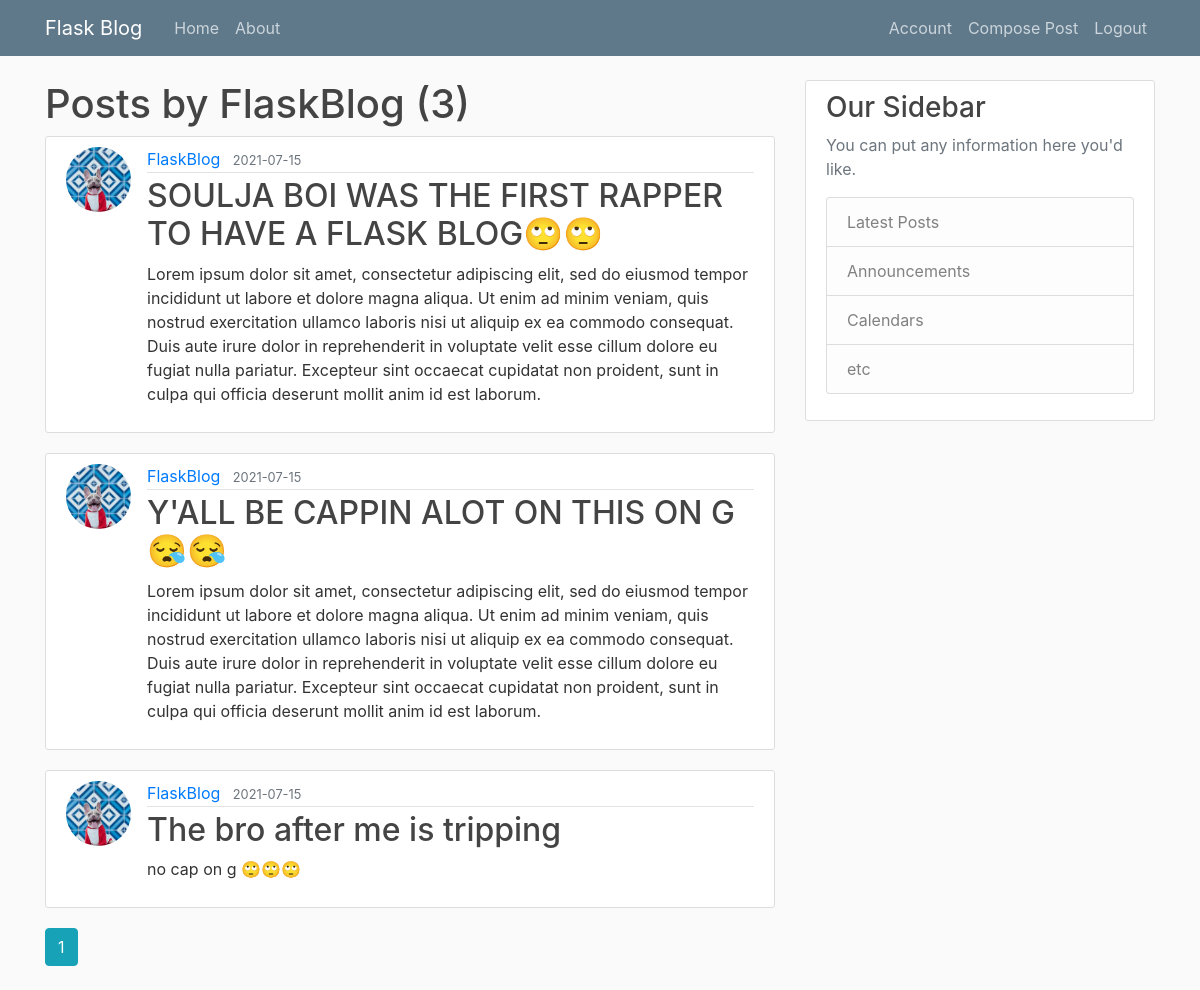
/user/FlaskBlog (signed in), run on the app's committed database.
### flaskblog/models.py (models this page shows, shortened)
class User(db.Model, UserMixin):
    id = db.Column(db.Integer, primary_key=True)
    username = db.Column(db.String(20), unique=True, nullable=False)
    email = db.Column(db.String(120), unique=True, nullable=False)
    image_file = db.Column(db.String(20), nullable=False, default='default.jpg')
    password = db.Column(db.String(60), nullable=False)
    posts = db.relationship('Post', backref='author', lazy=True)

class Post(db.Model):
    id = db.Column(db.Integer, primary_key=True)
    title = db.Column(db.String(100), nullable=False)
    date_posted = db.Column(db.DateTime, nullable=False, default=datetime.utcnow)
    content = db.Column(db.Text, nullable=False)
    user_id = db.Column(db.Integer, db.ForeignKey('user.id'), nullable=False)

### flaskblog/routes.py (the view)
@app.route("/user/<string:username>")
def user_posts(username):
    page = request.args.get('page', 1, type=int)
    user = User.query.filter_by(username=username).first_or_404()
    posts = Post.query.filter_by(author=user).order_by(Post.date_posted.desc()).paginate(page=page, per_page=5)
    return render_template('user_posts.html', title=user.username, posts=posts, user=user)

### flaskblog/models.py (called while the page is built)
@login_manager.user_loader
def load_user(user_id):
    return User.query.get(int(user_id))

### flaskblog/templates/user_posts.html
{% extends "layout.html" %}
{% block content %}
    <h1>Posts by {{user.username}} ({{posts.total}})</h1>
    {% for post in posts.items %}
        <article class="media content-section">
          <img src="{{url_for('static', filename='profile_pics/'+ post.author.image_file )}}" class="rounded-circle article-img">
          <div class="media-body">
            <div class="article-metadata">
              <a class="mr-2" href="{{url_for('user_posts', username = post.author.username)}}">{{ post.author.username }}</a>
              <small class="text-muted">{{ post.date_posted.strftime('%Y-%m-%d') }}</small>
            </div>
            <h2><a class="article-title" href="{{url_for('post', post_id=post.id)}}">{{ post.title }}</a></h2>
            <p class="article-content">{{ post.content }}</p>
          </div>
        </article>
    {% endfor %}
      {% for page_num in posts.iter_pages(left_edge=1, right_edge=1, left_current=1, right_current=2) %}
        {% if page_num %}
          {% if posts.page == page_num %}
          <a href="{{url_for('user_posts', page=page_num, username=user.username)}}" class="btn btn-info mb-4">{{page_num}}</a>
          {% else %}
          <a href="{{url_for('user_posts', page=page_num, username=user.username)}}" class="btn btn-outline-info mb-4">{{page_num}}</a>
          {% endif %}
        {% else %}
        ...
        {% endif %}
      {% endfor %}
{% endblock content %}

### flaskblog/static/main.css (style rules this page uses)
body { background: #fafafa; color: #333333; margin-top: 5rem; }
h1, h2, h3, h4, h5, h6 { color: #444444; }
.content-section { background: #ffffff; padding: 10px 20px; border: 1px solid #dddddd; border-radius: 3px; margin-bottom: 20px; }
.article-title { color: #444444; }
.article-content { white-space: pre-line; }
.article-img { height: 65px; width: 65px; margin-right: 16px; object-fit: cover; }
.article-metadata { padding-bottom: 1px; margin-bottom: 4px; border-bottom: 1px solid #e3e3e3 }

### data on the page
User: username "FlaskBlog"
Post: image_file (picture), author.username "FlaskBlog", date_posted "2021-07-15", title "SOULJA BOI WAS THE FIRST RAPPER TO HAVE A FLASK BLOG🙄🙄", content "Lorem ipsum dolor sit amet, consectetur adipiscing elit, sed do eiusmod tempor incididunt ut labore et dolore magna aliqua. Ut enim ad minim veniam, quis nostrud exercitation ullamco laboris nisi ut aliquip ex ea commodo consequat. Duis aute irure dolor in reprehenderit in voluptate velit esse cillum dolore eu fugiat nulla pariatur. Excepteur sint occaecat cupidatat non proident, sunt in culpa qui officia deserunt mollit anim id est laborum."
Post: image_file (picture), author.username "FlaskBlog", date_posted "2021-07-15", title "Y'ALL BE CAPPIN ALOT ON THIS ON G 😪😪", content "Lorem ipsum dolor sit amet, consectetur adipiscing elit, sed do eiusmod tempor incididunt ut labore et dolore magna aliqua. Ut enim ad minim veniam, quis nostrud exercitation ullamco laboris nisi ut aliquip ex ea commodo consequat. Duis aute irure dolor in reprehenderit in voluptate velit esse cillum dolore eu fugiat nulla pariatur. Excepteur sint occaecat cupidatat non proident, sunt in culpa qui officia deserunt mollit anim id est laborum."
Post: image_file (picture), author.username "FlaskBlog", date_posted "2021-07-15", title "The bro after me is tripping", content "no cap on g 🙄🙄🙄"

### other printed values
{{ posts.total }} "3"
{{ page_num }} "1"
